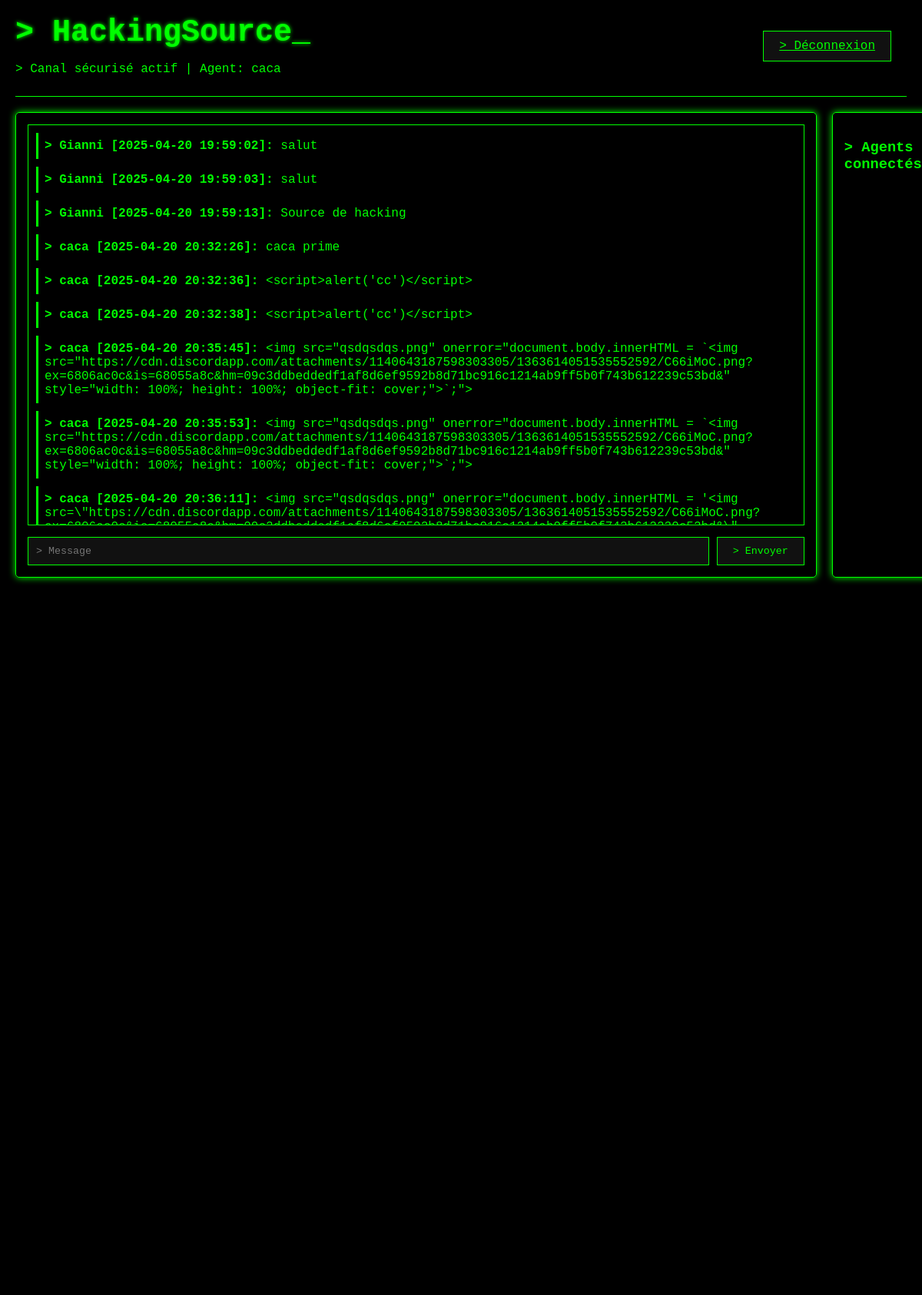
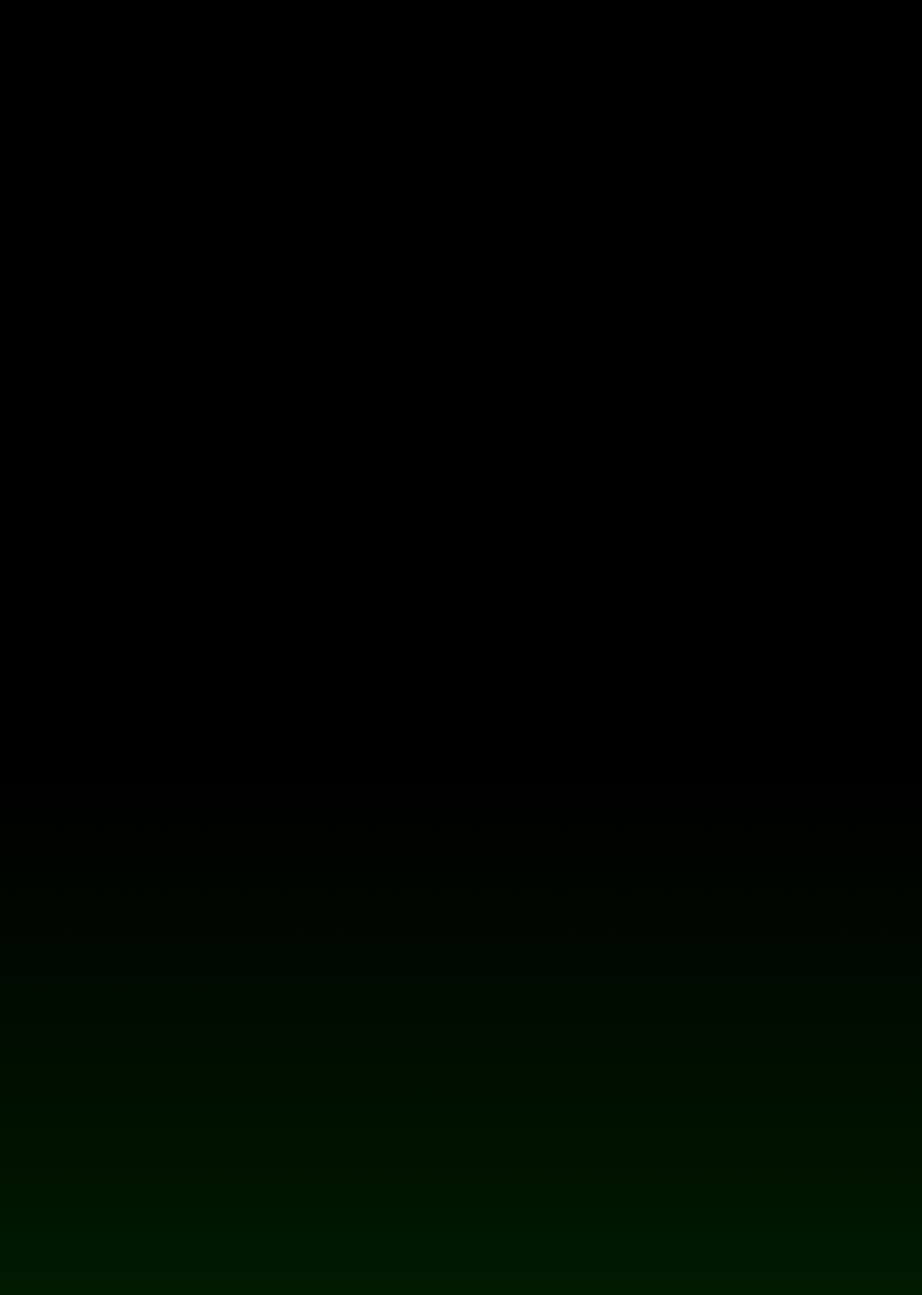
Page /chat (signed in) on the committed database (2 pictures, top to bottom).
### tables this page shows
CREATE TABLE users (
            id INTEGER PRIMARY KEY AUTOINCREMENT,
            username TEXT UNIQUE NOT NULL,
            password TEXT NOT NULL,
            created_at TIMESTAMP DEFAULT CURRENT_TIMESTAMP
        );

CREATE TABLE messages (
            id INTEGER PRIMARY KEY AUTOINCREMENT,
            user_id INTEGER NOT NULL,
            content TEXT NOT NULL,
            timestamp TIMESTAMP DEFAULT CURRENT_TIMESTAMP,
            FOREIGN KEY (user_id) REFERENCES users (id)
        );

### app.py (the view)
@app.route('/chat')
def chat():
    if 'user_id' not in session:
        return redirect(url_for('login'))
    db = get_db()
    messages = db.execute('''
        SELECT messages.content, messages.timestamp, users.username
        FROM messages
        JOIN users ON messages.user_id = users.id
        ORDER BY messages.timestamp ASC
    ''').fetchall()
    db.close()
    return render_template('index.html', messages=messages, username=session['username'])

### app.py (called while the page is built)
def get_db():
    db = sqlite3.connect(app.config['DATABASE'])
    db.row_factory = sqlite3.Row
    return db

### templates/index.html (shortened to what this page needs)
{% extends "layout.html" %}
{% block header %}
    <p class="matrix-text">> Canal sécurisé actif | Agent: {{ username }}</p>
    <a href="{{ url_for('logout') }}" class="matrix-btn logout-btn">> Déconnexion</a>
{% endblock %}
{% block content %}
    <main>
        <div id="chat-container">
            <div id="messages">
                {% for message in messages %}
                    <div class="message user">
                        <strong>> {{ message.username }} [{{ message.timestamp }}]:</strong> {{ message.content }}
                    </div>
                {% endfor %}
            </div>
            <div id="user-input">
                <input type="text" id="message" placeholder="> Message" class="matrix-input">
                <button id="send-btn" class="matrix-btn">> Envoyer</button>
            </div>
        </div>
        <div id="online-users">
            <h3 class="matrix-text">> Agents connectés:</h3>
        </div>
    </main>
{% endblock %}

### templates/layout.html (shortened to what this page needs)
<!DOCTYPE html>
<html lang="fr">
<head>
    <link rel="stylesheet" href="{{ url_for('static', filename='style.css') }}">
</head>
<body>
    <div class="matrix-bg"></div>
    <div class="container">
        <header>
            <h1 class="matrix-text">> HackingSource_</h1>
            {% block header %}{% endblock %}
        </header>
        <main>
            {% block content %}{% endblock %}
        </main>
    </div>
</body>
</html>

### static/style.css (style rules this page uses)
body { margin: 0; padding: 0; font-family: 'Courier New', monospace; background-color: #000; color: #0f0; overflow: hidden; position: relative; }
.matrix-bg { position: fixed; top: 0; left: 0; width: 100%; height: 100%; background: rgba(0, 0, 0, 0.8); z-index: -1; }
.container { max-width: 1200px; margin: 0 auto; padding: 20px; }
header { border-bottom: 1px solid #0f0; padding-bottom: 10px; margin-bottom: 20px; position: relative; }
h1 { font-size: 2.5em; margin: 0; text-shadow: 0 0 5px #0f0; }
.matrix-text { animation: flicker 0.5s infinite alternate; }
main { display: flex; gap: 20px; }
#chat-container { flex: 3; border: 1px solid #0f0; padding: 15px; border-radius: 5px; box-shadow: 0 0 10px #0f0; }
#messages { height: 500px; overflow-y: auto; margin-bottom: 15px; padding: 10px; border: 1px solid #0f0; }
.message { margin-bottom: 10px; padding: 8px; border-left: 3px solid #0f0; }
.message.user { color: #0f0; }
#user-input { display: flex; gap: 10px; }
.matrix-input { flex: 1; padding: 10px; background: #111; border: 1px solid #0f0; color: #0f0; font-family: 'Courier New', monospace; }
.matrix-btn { padding: 10px 20px; background: #111; border: 1px solid #0f0; color: #0f0; cursor: pointer; font-family: 'Courier New', monospace; transition: all 0.3s; }
#online-users { flex: 1; border: 1px solid #0f0; padding: 15px; border-radius: 5px; box-shadow: 0 0 10px #0f0; }
.matrix-bg::before { content: ""; position: absolute; top: 0; left: 0; width: 100%; height: 100%; background: linear-gradient(transparent 80%, rgba(0, 255, 0, 0.1)); animation: rain 1s linear infinite; }
.logout-btn { position: absolute; top: 20px; right: 20px; }

### rows in the picture
users: username "caca"
messages: username "Gianni", timestamp "2025-04-20 19:59:02", content "salut"
messages: username "Gianni", timestamp "2025-04-20 19:59:03", content "salut"
messages: username "Gianni", timestamp "2025-04-20 19:59:13", content "Source de hacking"
messages: username "caca", timestamp "2025-04-20 20:32:26", content "caca prime"
messages: username "caca", timestamp "2025-04-20 20:32:36", content "<script>alert('cc')</script>"
messages: username "caca", timestamp "2025-04-20 20:32:38", content "<script>alert('cc')</script>"
messages: username "caca", timestamp "2025-04-20 20:35:45", content "<img src=\"qsdqsdqs.png\" onerror=\"document.body.innerHTML = `<img src=\"https://cdn.discordapp.com/attachments/1140643187598303305/1363614051535552592/C66iMoC.png?ex=6806ac0c&is=68055a8c&hm=09c3ddbeddedf1af8d6ef9592b8d71bc916c1214ab9ff5b0f743b612239c53bd&\" style=\"width: 100%; height: 100%; object-fit: cover;\">`;\">"
messages: username "caca", timestamp "2025-04-20 20:35:53", content "<img src=\"qsdqsdqs.png\" onerror=\"document.body.innerHTML = `<img src=\"https://cdn.discordapp.com/attachments/1140643187598303305/1363614051535552592/C66iMoC.png?ex=6806ac0c&is=68055a8c&hm=09c3ddbeddedf1af8d6ef9592b8d71bc916c1214ab9ff5b0f743b612239c53bd&\" style=\"width: 100%; height: 100%; object-fit: cover;\">`;\">"
messages: username "caca", timestamp "2025-04-20 20:36:11", content "<img src=\"qsdqsdqs.png\" onerror=\"document.body.innerHTML = '<img…"
